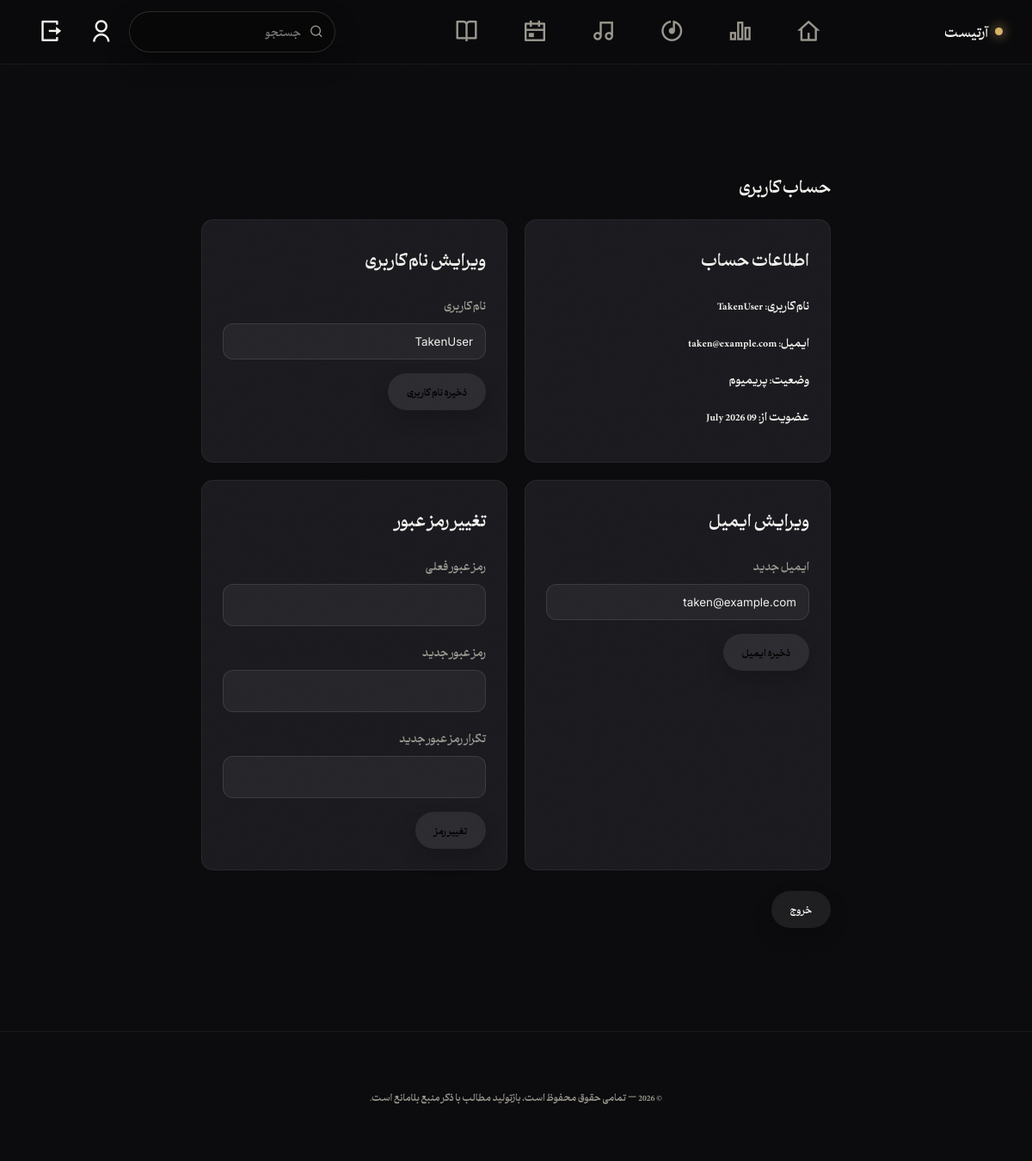
Page /account (signed in) on the committed database.
### models.py (models this page shows)
class User(db.Model):
    id = db.Column(db.Integer, primary_key=True)
    username = db.Column(db.String(150), unique=True)
    email = db.Column(db.String(200), unique=True, nullable=False)
    password_hash = db.Column(db.String(200), nullable=False)
    is_premium = db.Column(db.Boolean, default=False)
    is_admin = db.Column(db.Boolean, default=False)
    created_at = db.Column(db.DateTime, default=datetime.now)

### app.py (the view, shortened to what this page needs)
    @app.route('/account', methods=['GET', 'POST'])
    def account():
        uid = session.get('user_id')
        if not uid:
            return redirect(url_for('login'))
        user = User.query.get_or_404(uid)
        error = None
        message = None
        return render_template('account.html', user=user, status_error=error, status_message=message)

### templates/account.html (shortened to what this page needs)
{% extends "base.html" %}
{% block content %}
<section class="section">
  <div class="container" style="max-width:780px; margin: 40px auto;">
    <h1>حساب کاربری</h1>
    <div class="account-grid">
      <div class="account-card">
        <h2>اطلاعات حساب</h2>
        <p><strong>نام کاربری:</strong> {{ user.username or '—' }}</p>
        <p><strong>ایمیل:</strong> {{ user.email }}</p>
        <p><strong>وضعیت:</strong> {% if user.is_premium %}<span class="gold">پریمیوم</span>{% else %}عادی{% endif %}</p>
        <p><strong>عضویت از:</strong> {{ user.created_at|format_date_short }}</p>
      </div>
      <div class="account-card">
        <h2>ویرایش نام کاربری</h2>
        <form method="post">
          <label>نام کاربری
            <input type="text" name="username" value="{{ user.username or '' }}" required>
          </label>
          <button type="submit" class="pill">ذخیره نام کاربری</button>
        </form>
      </div>
      <div class="account-card">
        <h2>ویرایش ایمیل</h2>
        <form method="post">
          <label>ایمیل جدید
            <input type="email" name="email" value="{{ user.email }}" required>
          </label>
          <button type="submit" class="pill">ذخیره ایمیل</button>
        </form>
      </div>
      <div class="account-card">
        <h2>تغییر رمز عبور</h2>
        <form method="post">
          <label>رمز عبور فعلی
            <input type="password" name="current_password" required>
          </label>
          <label>رمز عبور جدید
            <input type="password" name="new_password" required>
          </label>
          <label>تکرار رمز عبور جدید
            <input type="password" name="confirm_password" required>
          </label>
          <button type="submit" class="pill">تغییر رمز</button>
        </form>
      </div>
    </div>
    <p style="margin-top: 24px;"><a href="{{ url_for('logout') }}" class="pill">خروج</a></p>
  </div>
</section>
{% endblock %}

### rows in the picture
User: username "TakenUser", email "taken@example.com", created_at "09 July 2026"

### other values in the picture
{{ artist.name if artist else "آرتیست" }} "آرتیست"
